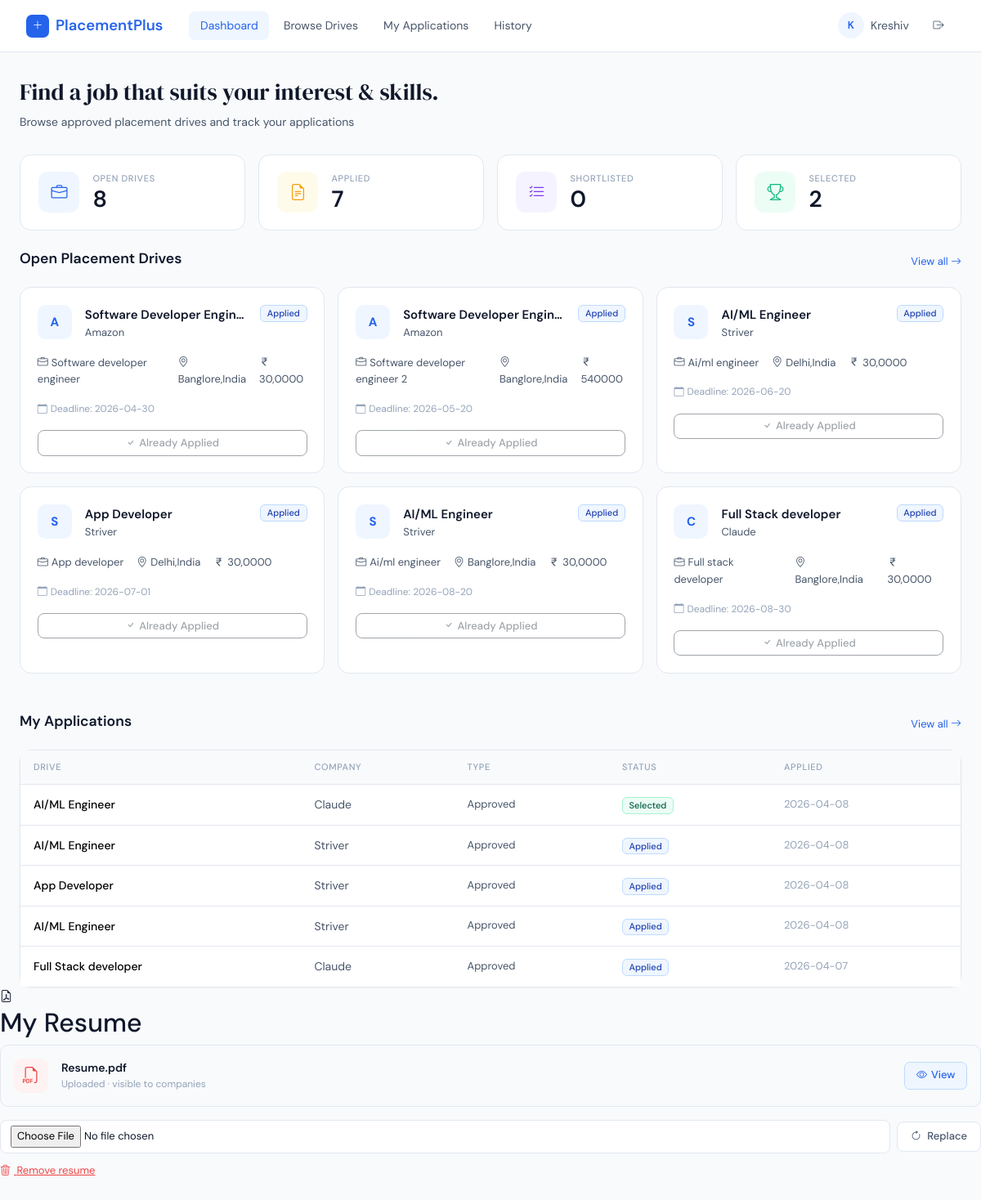
The page /student/dashboard (signed in) on the database its author committed.
### tables this page shows
CREATE TABLE placement_drives (
    id INTEGER PRIMARY KEY AUTOINCREMENT,
    company_id INTEGER NOT NULL,
    job_role TEXT NOT NULL,
    job_description TEXT NOT NULL,
    job_type TEXT NOT NULL CHECK(job_type IN ('full_time','internship','contract')),
    location TEXT,
    salary_package TEXT,
    eligibility_cgpa REAL DEFAULT 0.0,
    eligible_branches TEXT,
    eligible_years TEXT,
    application_deadline DATE NOT NULL,
    status TEXT NOT NULL DEFAULT 'pending'
        CHECK(status IN ('pending','approved','rejected','closed')),
    created_at TIMESTAMP DEFAULT CURRENT_TIMESTAMP,

    FOREIGN KEY (company_id) REFERENCES companies(id) ON DELETE CASCADE
);

CREATE TABLE companies (
    id INTEGER PRIMARY KEY AUTOINCREMENT,
    user_id INTEGER NOT NULL UNIQUE,
    company_name TEXT NOT NULL,
    industry TEXT,
    website TEXT,
    hr_contact_name TEXT,
    hr_contact_email TEXT,
    hr_contact_phone TEXT,
    description TEXT,
    approval_status TEXT NOT NULL DEFAULT 'pending'
        CHECK(approval_status IN ('pending', 'approved', 'rejected')),
    created_at TIMESTAMP DEFAULT CURRENT_TIMESTAMP,
    FOREIGN KEY (user_id) REFERENCES users(id) ON DELETE CASCADE
);

CREATE TABLE applications (
    id INTEGER PRIMARY KEY AUTOINCREMENT,
    student_id INTEGER NOT NULL,
    drive_id INTEGER NOT NULL,
    applied_at TIMESTAMP DEFAULT CURRENT_TIMESTAMP,
    status TEXT NOT NULL DEFAULT 'applied'
        CHECK(status IN ('applied', 'shortlisted', 'selected', 'rejected')),
    remarks TEXT,                         -- optional note from company
    UNIQUE(student_id, drive_id),         -- prevents duplicate applications
    FOREIGN KEY (student_id) REFERENCES students(id) ON DELETE CASCADE,
    FOREIGN KEY (drive_id) REFERENCES placement_drives(id) ON DELETE CASCADE
);

### blueprints/student.py (the view)
@student_bp.route('/dashboard')
@login_required(role='student')
def dashboard():
    db         = get_db()
    student_id = session['student_db_id']
    student = db.execute("""
        SELECT s.*, u.name, u.email, u.status AS account_status
        FROM students s
        JOIN users u ON s.user_id = u.id
        WHERE s.id = ?
    """, (student_id,)).fetchone()
    open_drives = db.execute("""
        SELECT pd.*, c.company_name
        FROM placement_drives pd
        JOIN companies c ON pd.company_id = c.id
        WHERE pd.status = 'approved'
          AND pd.application_deadline >= DATE('now')
        ORDER BY pd.application_deadline ASC
    """).fetchall()
    applied = db.execute("""
        SELECT a.*, pd.job_role, c.company_name,
               pd.application_deadline, pd.status AS drive_status
        FROM applications a
        JOIN placement_drives pd ON a.drive_id = pd.id
        JOIN companies c ON pd.company_id = c.id
        WHERE a.student_id = ?
        ORDER BY a.applied_at DESC
    """, (student_id,)).fetchall()
    applied_drive_ids = {row['drive_id'] for row in applied}
    return render_template('student/dashboard.html',
        student=student,
        open_drives=open_drives,
        applied=applied,
        applied_drive_ids=applied_drive_ids
    )

### templates/student/dashboard.html (shortened to what this page needs)
{% extends 'base.html' %}
{% block content %}
<div class="container-fluid px-4">
  <div class="pg-header">
    <h1>Find a job that suits your interest &amp; skills.</h1>
    <p>Browse approved placement drives and track your applications</p>
  </div>
  <div class="row g-3 mb-4">
    <div class="col-6 col-lg-3">
      <div class="stat-card">
        <div class="stat-icon si-blue"><i class="bi bi-briefcase"></i></div>
        <div>
          <div class="stat-label">Open Drives</div>
          <div class="stat-val">{{ open_drives|length }}</div>
        </div>
      </div>
    </div>
    <div class="col-6 col-lg-3">
      <div class="stat-card">
        <div class="stat-icon si-amber"><i class="bi bi-file-earmark-text"></i></div>
        <div>
          <div class="stat-label">Applied</div>
          <div class="stat-val">{{ applied|length }}</div>
        </div>
      </div>
    </div>
    <div class="col-6 col-lg-3">
      <div class="stat-card">
        <div class="stat-icon si-purple"><i class="bi bi-list-check"></i></div>
        <div>
          <div class="stat-label">Shortlisted</div>
          <div class="stat-val">
            {{ applied|selectattr('status','equalto','shortlisted')|list|length }}
          </div>
        </div>
      </div>
    </div>
    <div class="col-6 col-lg-3">
      <div class="stat-card">
        <div class="stat-icon si-green"><i class="bi bi-trophy"></i></div>
        <div>
          <div class="stat-label">Selected</div>
          <div class="stat-val">
            {{ applied|selectattr('status','equalto','selected')|list|length }}
          </div>
        </div>
      </div>
    </div>
  </div>
  <div class="d-flex align-items-center justify-content-between mb-3">
    <h2 style="font-size:1.1rem;font-weight:600">Open Placement Drives</h2>
    <a href="{{ url_for('student.drives') }}"
       style="font-size:13px;color:var(--blue);text-decoration:none">
      View all <i class="bi bi-arrow-right"></i>
    </a>
  </div>
  {% if open_drives %}
  <div class="row g-3 mb-5">
    {% for d in open_drives[:6] %}
    <div class="col-md-6 col-lg-4">
      <div class="drive-card">
        <div class="d-flex align-items-start gap-3 mb-3">
          <div class="co-logo">{{ d.company_name[0]|upper }}</div>
          <div style="flex:1;min-width:0">
            <div style="font-weight:600;font-size:15px;white-space:nowrap;overflow:hidden;text-overflow:ellipsis">
              {{ d.job_role }}
            </div>
            <div style="font-size:13px;color:var(--mid)">{{ d.company_name }}</div>
          </div>
          <span class="badge b-{{ 'applied' if d.id in applied_drive_ids else 'approved' }}" style="flex-shrink:0">
            {% if d.id in applied_drive_ids %}Applied{% else %}Open{% endif %}
          </span>
        </div>
        <div class="d-flex gap-3 mb-3" style="font-size:13px;color:var(--mid)">
          <span><i class="bi bi-briefcase me-1"></i>{{ d.job_role.replace('_',' ')|capitalize }}</span>
          {% if d.location %}<span><i class="bi bi-geo-alt me-1"></i>{{ d.location }}</span>{% endif %}
          {% if d.salary_package %}<span><i class="bi bi-currency-rupee me-1"></i>{{ d.salary_package }}</span>{% endif %}
        </div>
        <div style="font-size:12px;color:var(--light);margin-bottom:1rem">
          <i class="bi bi-calendar me-1"></i>Deadline: {{ d.application_deadline }}
        </div>
        {% if d.id in applied_drive_ids %}
          <button class="btn btn-outline-secondary btn-sm w-100" disabled>
            <i class="bi bi-check me-1"></i>Already Applied
          </button>
        {% else %}
          <a href="{{ url_for('student.drive_detail', drive_id=d.id) }}"
             class="btn btn-primary btn-sm w-100">View &amp; Apply</a>
        {% endif %}
      </div>
    </div>
    {% endfor %}
  </div>
  {% else %}
  <div class="empty-state mb-5">
    <i class="bi bi-briefcase"></i>
    <p>No open drives available right now. Check back soon!</p>
  </div>
  {% endif %}
  <div class="d-flex align-items-center justify-content-between mb-3">
    <h2 style="font-size:1.1rem;font-weight:600">My Applications</h2>
    <a href="{{ url_for('student.my_applications') }}"
       style="font-size:13px;color:var(--blue);text-decoration:none">
      View all <i class="bi bi-arrow-right"></i>
    </a>
  </div>
  {% if applied %}
  <div class="card">
    <div class="table-responsive">
      <table class="table mb-0">
        <thead>
          <tr>
            <th>Drive</th>
            <th>Company</th>
            <th>Type</th>
            <th>Status</th>
            <th>Applied</th>
          </tr>
        </thead>
        <tbody>
          {% for a in applied[:5] %}
          <tr>
            <td style="font-weight:500">{{ a.job_role }}</td>
            <td style="color:var(--mid)">{{ a.company_name }}</td>
            <td style="font-size:13px;color:var(--mid)">{{ a.drive_status|capitalize }}</td>
            <td><span class="badge b-{{ a.status }}">{{ a.status|capitalize }}</span></td>
            <td style="font-size:13px;color:var(--light)">{{ a.applied_at.strftime('%Y-%m-%d') if a.applied_at else '—' }}</td>
          </tr>
          {% endfor %}
        </tbody>
      </table>
    </div>
  </div>
  {% else %}
  <div class="empty-state">
    <i class="bi bi-inbox"></i>
    <p>You haven't applied to any drives yet.</p>
  </div>
  {% endif %}
</div>
<div class="section-card">
  <div class="sc-header">
    <div class="sc-icon"><i class="bi bi-file-earmark-pdf"></i></div>
    <h2>My Resume</h2>
  </div>
  <div class="sc-body">
    {% if student.resume_path %}
    <div style="display:flex;align-items:center;gap:1rem;
                background:var(--surface);border:1px solid var(--border);
                border-radius:10px;padding:1rem;margin-bottom:1rem">
      <div style="width:42px;height:42px;border-radius:10px;
                  background:#FEF2F2;color:#EF4444;flex-shrink:0;
                  display:flex;align-items:center;justify-content:center;font-size:20px">
        <i class="bi bi-filetype-pdf"></i>
      </div>
      <div style="flex:1;min-width:0">
        <div style="font-weight:600;font-size:14px">Resume.pdf</div>
        <div style="font-size:12px;color:var(--light)">Uploaded · visible to companies</div>
      </div>
      <a href="/{{ student.resume_path }}" target="_blank"
         style="display:inline-flex;align-items:center;gap:5px;
                font-size:13px;font-weight:500;color:var(--blue);
                background:var(--blue-lt);border:1px solid #BFDBFE;
                border-radius:7px;padding:.35rem .85rem;text-decoration:none">
        <i class="bi bi-eye"></i> View
      </a>
    </div>
    <form method="POST" action="{{ url_for('student.upload_resume') }}"
          enctype="multipart/form-data"
          style="display:flex;gap:8px;align-items:center;margin-bottom:8px">
      <input type="file" name="resume" accept=".pdf" required
             style="flex:1;font-size:13px;border:1px solid var(--border);
                    border-radius:8px;padding:.4rem .75rem;background:var(--white)"/>
      <button type="submit"
              style="white-space:nowrap;padding:.45rem 1rem;border-radius:8px;
                     font-size:13px;font-weight:500;border:1px solid var(--border);
                     background:var(--white);color:var(--mid);cursor:pointer">
        <i class="bi bi-arrow-clockwise me-1"></i> Replace
      </button>
    </form>
    <form method="POST" action="{{ url_for('student.delete_resume') }}"
          onsubmit="return confirm('Remove your resume?')">
      <button type="submit"
              style="font-size:13px;color:#EF4444;background:none;
                     border:none;padding:0;cursor:pointer;text-decoration:underline">
        <i class="bi bi-trash3 me-1"></i> Remove resume
      </button>
    </form>
    {% endif %}
  </div>
</div>
{% endblock %}

### templates/base.html (shortened to what this page needs)
<!DOCTYPE html>
<html lang="en">
<head>
  <link rel="stylesheet" href="https://cdn.jsdelivr.net/npm/bootstrap@5.3.2/dist/css/bootstrap.min.css"/>
  <link rel="stylesheet" href="https://cdn.jsdelivr.net/npm/bootstrap-icons@1.11.3/font/bootstrap-icons.min.css"/>
</head>
<body>
<nav class="navbar navbar-expand-lg">
  <div class="container-fluid px-2">
    <a class="navbar-brand" href="{{ url_for('auth.index') }}">
      <span class="brand-dot"><i class="bi bi-plus-lg"></i></span>
      PlacementPlus
    </a>
    <div class="collapse navbar-collapse" id="navMain">
      {% if session.role == 'admin' %}
      <ul class="navbar-nav ms-3 me-auto gap-1">
        <li class="nav-item"><a class="nav-link {% if request.endpoint=='admin.dashboard' %}active{% endif %}" href="{{ url_for('admin.dashboard') }}">Dashboard</a></li>
        <li class="nav-item"><a class="nav-link {% if request.endpoint=='admin.students' %}active{% endif %}" href="{{ url_for('admin.students') }}">Students</a></li>
        <li class="nav-item"><a class="nav-link {% if request.endpoint=='admin.companies' %}active{% endif %}" href="{{ url_for('admin.companies') }}">Companies</a></li>
        <li class="nav-item"><a class="nav-link {% if request.endpoint=='admin.drives' %}active{% endif %}" href="{{ url_for('admin.drives') }}">Drives</a></li>
        <li class="nav-item"><a class="nav-link {% if request.endpoint=='admin.applications' %}active{% endif %}" href="{{ url_for('admin.applications') }}">Applications</a></li>
      </ul>
      {% elif session.role == 'student' %}
      <ul class="navbar-nav ms-3 me-auto gap-1">
        <li class="nav-item"><a class="nav-link {% if request.endpoint=='student.dashboard' %}active{% endif %}" href="{{ url_for('student.dashboard') }}">Dashboard</a></li>
        <li class="nav-item"><a class="nav-link {% if request.endpoint=='student.drives' %}active{% endif %}" href="{{ url_for('student.drives') }}">Browse Drives</a></li>
        <li class="nav-item"><a class="nav-link {% if request.endpoint=='student.my_applications' %}active{% endif %}" href="{{ url_for('student.my_applications') }}">My Applications</a></li>
        <li class="nav-item"><a class="nav-link {% if request.endpoint=='student.history' %}active{% endif %}" href="{{ url_for('student.history') }}">History</a></li>
      </ul>
      {% else %}
      <ul class="navbar-nav ms-3 me-auto"></ul>
      {% endif %}
      <div class="d-flex align-items-center gap-3">
        {% if session.user_id %}
          <div class="user-pill">
            <div class="user-avatar">{{ session.name[0]|upper }}</div>
            <span class="d-none d-md-inline" style="font-size:14px;color:var(--mid)">{{ session.name }}</span>
          </div>
          <a href="{{ url_for('auth.logout') }}" class="nav-link" style="font-size:13px">
            <i class="bi bi-box-arrow-right"></i>
          </a>
        {% else %}
          <a href="{{ url_for('auth.login') }}" class="nav-link">Login</a>
          <a href="{{ url_for('auth.register_student') }}" class="btn-nav nav-link">Sign Up</a>
        {% endif %}
      </div>
    </div>
  </div>
</nav>
<main class="page-wrap">
  {% block content %}{% endblock %}
</main>
</body>
</html>

### rows shown on the page
placement_drives: company_name "A", job_role "Software Developer Engin…", company_name "Amazon", shows "Applied", job_role.replace "Software developer engineer", location "Banglore,India", salary_package "30,0000", application_deadline "2026-04-30", shows "Already Applied"
placement_drives: company_name "A", job_role "Software Developer Engin…", company_name "Amazon", shows "Applied", job_role.replace "Software developer engineer 2", location "Banglore,India", salary_package "540000", application_deadline "2026-05-20", shows "Already Applied"
placement_drives: company_name "S", job_role "AI/ML Engineer", company_name "Striver", shows "Applied", job_role.replace "Ai/ml engineer", location "Delhi,India", salary_package "30,0000", application_deadline "2026-06-20", shows "Already Applied"
placement_drives: company_name "S", job_role "App Developer", company_name "Striver", shows "Applied", job_role.replace "App developer", location "Delhi,India", salary_package "30,0000", application_deadline "2026-07-01", shows "Already Applied"
placement_drives: company_name "S", job_role "AI/ML Engineer", company_name "Striver", shows "Applied", job_role.replace "Ai/ml engineer", location "Banglore,India", salary_package "30,0000", application_deadline "2026-08-20", shows "Already Applied"
placement_drives: company_name "C", job_role "Full Stack developer", company_name "Claude", shows "Applied", job_role.replace "Full stack developer", location "Banglore,India", salary_package "30,0000", application_deadline "2026-08-30", shows "Already Applied"
applications: job_role "AI/ML Engineer", company_name "Claude", drive_status "Approved", status "Selected", applied_at "2026-04-08"
applications: job_role "AI/ML Engineer", company_name "Striver", drive_status "Approved", status "Applied", applied_at "2026-04-08"
applications: job_role "App Developer", company_name "Striver", drive_status "Approved", status "Applied", applied_at "2026-04-08"
applications: job_role "AI/ML Engineer", company_name "Striver", drive_status "Approved", status "Applied", applied_at "2026-04-08"
applications: job_role "Full Stack developer", company_name "Claude", drive_status "Approved", status "Applied", applied_at "2026-04-07"

### other values the page prints
{{ session.name[0]|upper }} "K"
{{ session.name }} "Kreshiv"
{{ open_drives|length }} "8"
{{ applied|length }} "7"
{{ applied|selectattr('status','equalto','shortlisted')|list|length }} "0"
{{ applied|selectattr('status','equalto','selected')|list|length }} "2"
